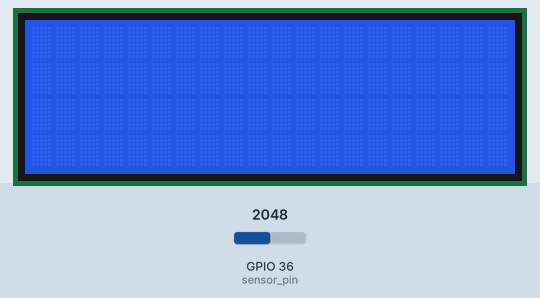
Simulated run of this sketch. Board: ESP32. On the bench: 20×4 character LCD. Inputs (shaded band) come from the test bench; at power-on: GPIO 36 (sensor_pin) = 2048. WiFi joins after 1.5 s; servers stay silent unless stated; what the sketch prints to the serial monitor is not drawn.

Above: at 2.7 s.
2.8 s: GPIO 36 (sensor_pin) set to 2866
At 15.2 s:
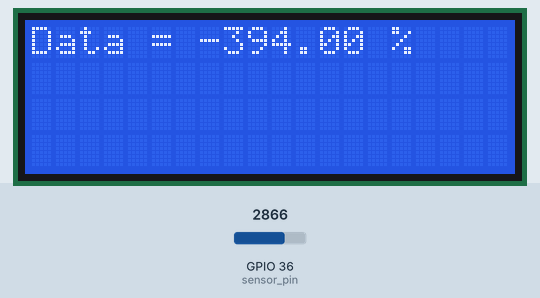
16.1 s: GPIO 36 (sensor_pin) set to 3603
At 23.8 s:
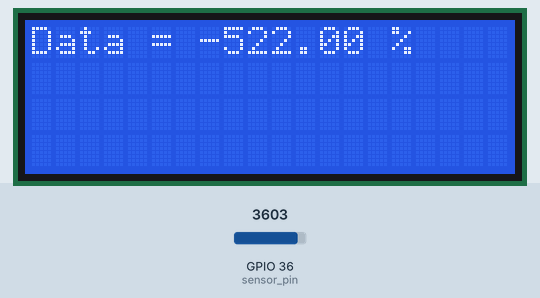
24.1 s: GPIO 36 (sensor_pin) set to 4095
At 31.4 s:
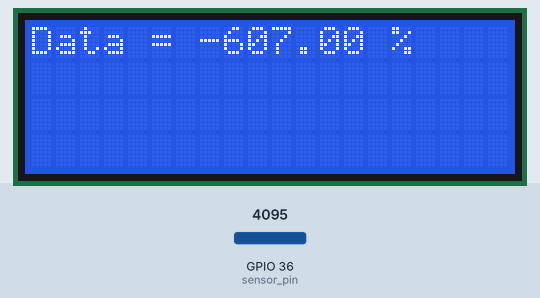
Timing chart, 0 to 32.9 s (numbered marks = the images above; inputs shaded):
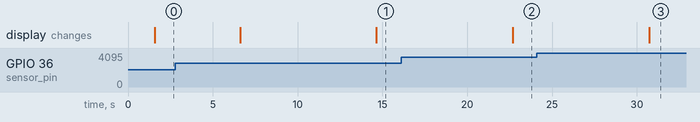

Measured:
- after the input at 2.8 s, the display: first differs from a run without the input after 11.8 s (image 1)
- after the input at 16.1 s, the display: changes after 6.6 s (image 2)
- after the input at 24.1 s, the display: changes after 6.6 s (image 3)

The sketch:

Code_MAKS.ino
```cpp
// WiFi
#include <WiFi.h>
#include <WiFiClient.h>
#include <Wire.h>
#include <OneWire.h>
#include <ArduinoJson.h>

// Sensor
int sensor_pin = A0;

// Display
#include <LiquidCrystal_I2C.h>
LiquidCrystal_I2C lcd(0x27,20,4);

// Sensor
#define sensorCount 2
char* sensorName[] = {"Data","Indicator"};
float sensorValues[sensorCount];

// Name Sensor
#define  Data 0
#define  Indicator 1

// WiFi config
WiFiServer server(80);
char ssid[] = "Galaxy S10b57e";
char pass[] = "1234567890";

// ThingWorx
char iot_server[] = "pp-2101111453dh.devportal.ptc.io";
//IPAddress iot_address(192,168,43,36);
char appKey[] = "c8036c7b-af01-4800-8897-c51c539586c7";
char thingName[] = "Thing1";
char serviceName[] = "code1";

// Timer
long timer_iot_timeout = 0;
#define TIMEOUT 1000 // 1 second timout
#define IOT_TIMEOUT1 5000
#define IOT_TIMEOUT2 100
unsigned long timer_thingworx = 0;
unsigned long timer_print = 0;
unsigned long timer_auto = 0;
unsigned long timer_sensors = 0;

#define BUFF_LENGTH 256
char buff[BUFF_LENGTH] = "";
int btn_state = 0;
int auto_control = 0;

void setup() {
  Serial.begin(115200);

  Serial.println("Conecting to WiFi");
  WiFi.begin(ssid, pass);
  while (WiFi.status() != WL_CONNECTED){
    delay(500);
    Serial.println(".");
    }
  Serial.println("Local IP:");
  Serial.println(WiFi.localIP());

  lcd.init();
  lcd.backlight();
  lcd.clear();
  lcd.setCursor(0,0);
}

void GetData(){
  sensorValues[Data] = analogRead(sensor_pin); // Считываем показания с датчика
  sensorValues[Data] = map(sensorValues[Data], 579, 0, 0, 100);
  if (isnan(sensorValues[Data]))
  {
    Serial.println("Failed to read from sensor!");
    sensorValues[Data] = 70;
  }
}

void printData()
{
  Serial.println("Обработанные данные:");
  lcd.clear();
  lcd.setCursor(0, 0);
  lcd_printstr("Data = " + String(sensorValues[Data]) + " %");
  Serial.println("Data = " + String(sensorValues[Data]) + " %");
  lcd.setCursor(0, 1);
  print_line();
  Serial.println();
}
void print_line(){
  for (int i = 0; i < sensorValues[Indicator]; i++)
    {
      lcd.print(".");
      Serial.print(".");
    }
}
void lcd_printstr(String str1)
{
  for (int i = 0; i < str1.length(); i++)
  {
    lcd.print(str1.charAt(i));
  }
}

void sendThingWorxStream()
{
  WiFiClient client = server.available();
  // Подключение к серверу
  Serial.println("Connecting to IoT server...");
  if (1)
  {
    // Проверка установления соединения
    if (1)
    {
      // Отправка заголовка сетевого пакета
      Serial.println("Sending data to IoT server...\n");
      Serial.print("POST pp-2101111453dh.devportal.ptc.io/Thingworx/Things/");  client.print("POST pp-2101111453dh.devportal.ptc.io/Thingworx/Things/");
      Serial.print(thingName);  client.print(thingName);
      Serial.print("/Services/"); client.print("/Services/");
      Serial.print(serviceName); client.print(serviceName);
      Serial.print("?appKey="); client.print("?appKey=");
      Serial.print(appKey);  client.print(appKey);
      Serial.print("&method=post&x-thingworx-session=true");  client.print("&method=post&x-thingworx-session=true");

      // Отправка данных с датчиков
      Serial.println();
      Serial.println("Отправляем данные:");
      Serial.print("&"); client.print("&");Serial.print(sensorName[0]);  client.print(sensorName[0]);
      Serial.print("=");  client.print("=");Serial.print(sensorValues[0]); client.print(sensorValues[0]);
      Serial.println();
      client.println(" HTTP/1.1");  client.println("Accept: application/json");   client.print("Host: ");   client.println(iot_server);   client.println("Content-Type: application/json");   client.println();

      // Ждем ответа от сервера
      timer_iot_timeout = millis();
      while ((client.available() == 0) && (millis() < timer_iot_timeout + IOT_TIMEOUT1)) {delay(10);}

      // Выводим ответ о сервера, и, если медленное соединение, ждем выход по таймауту
      int iii = 0;
      bool currentLineIsBlank = true;
      bool flagJSON = false;
      timer_iot_timeout = millis();
      while ((millis() < timer_iot_timeout + IOT_TIMEOUT2) && (client.connected()))
      {
        while (client.available() > 0)
        {
          char symb = client.read();
          //Serial.print(symb);
          if (symb == '{')
          {
            flagJSON = true;
          }
          else if (symb == '}')
          {
            flagJSON = false;
          }
          if (flagJSON == true)
          {
            buff[iii] = symb;
            iii ++;
          }
          delay(10);
          timer_iot_timeout = millis();
        }
        delay(10);
      }
      buff[iii] = '}';
      buff[iii + 1] = '\0';
      Serial.println("////////////////");
      Serial.println(buff);
      StaticJsonBuffer<BUFF_LENGTH> jsonBuffer;
      JsonObject& json_array = jsonBuffer.parseObject(buff);
      sensorValues[Indicator] = json_array["Indicator"];

      // Закрываем соединение
      client.stop();
    }
  }
}
void loop() {
  GetData();
  sendThingWorxStream();
  printData();
  delay(3000);
}
```
